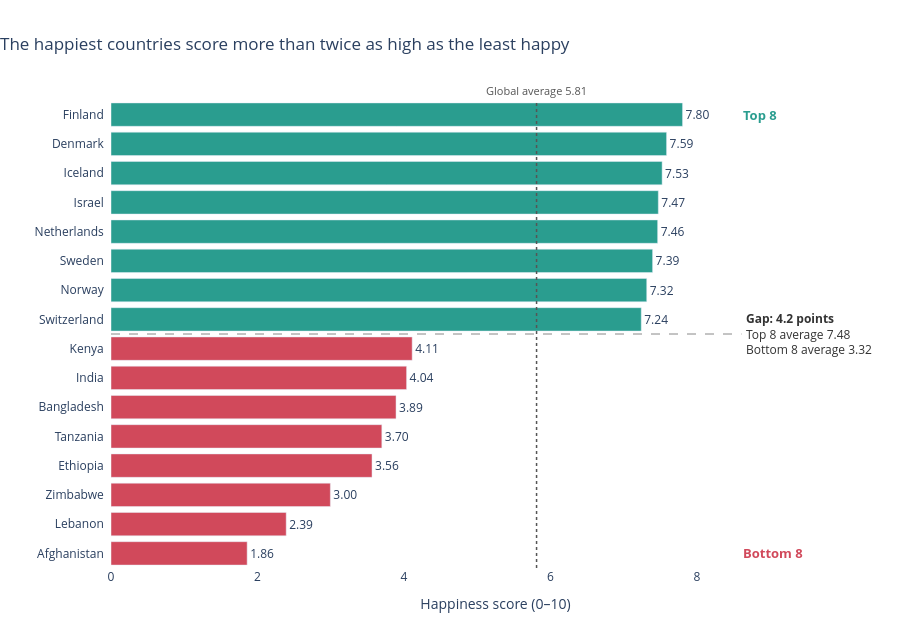

The notebook cell saved with this chart:
### Markdown cell above
---
## Task 2 — Bottom vs. Top: A Contrast Story

**What to build:** A bar chart that highlights the **gap between the happiest and least happy countries**, focusing on a specific insight.

**Requirements:**
- Show the **top 8 AND bottom 8 countries** together (16 bars total)
- Use **colour** to distinguish the two groups (not Plotly's default rainbow)
- Add a **visual separator or annotation** that emphasises the gap
- Insight title that tells the story of the gap

**Hint:** Use `pd.concat([df.nlargest(8,'Happiness_Score'), df.nsmallest(8,'Happiness_Score')])` to get both groups.

**Stretch goal:** Add a vertical reference line showing the global average.

### Code cell
# Task 2: Top 8 vs. Bottom 8 contrast
# ------------------------------------

# Step 1: Get top and bottom countries
top8 = df.nlargest(8, 'Happiness_Score').copy()
top8['Group'] = 'Top 8'
bottom8 = df.nsmallest(8, 'Happiness_Score').copy()
bottom8['Group'] = 'Bottom 8'

combined = pd.concat([bottom8, top8]).sort_values('Happiness_Score')
global_avg = df['Happiness_Score'].mean()
print(f"Global average: {global_avg:.2f}")

# Step 2: Build your chart
# Step 2: Build your chart
top_colour, bottom_colour = '#2A9D8F', '#D1495B'

fig = px.bar(
    combined,
    x='Happiness_Score',
    y='Country',
    orientation='h',
    color='Group',
    color_discrete_map={'Top 8': top_colour, 'Bottom 8': bottom_colour},
    text='Happiness_Score',
)

fig.update_traces(texttemplate='%{text:.2f}', textposition='outside', cliponaxis=False)

# Visual separator: dashed line between the two groups (bars 0-7 are the bottom 8)
fig.add_hline(y=7.5, line_dash='dash', line_color='#888', line_width=1)

# Annotation that states the size of the gap
top_mean = top8['Happiness_Score'].mean()
bottom_mean = bottom8['Happiness_Score'].mean()
fig.add_annotation(
    x=8.6, y=7.5, xanchor='left', showarrow=False, align='left',
    text=f'<b>Gap: {top_mean - bottom_mean:.1f} points</b><br>'
         f'Top 8 average {top_mean:.2f}<br>Bottom 8 average {bottom_mean:.2f}',
    font=dict(size=12, color='#333'), bgcolor='white', borderpad=4,
)

# Stretch goal: global average reference line
fig.add_vline(
    x=global_avg, line_dash='dot', line_color='#555', line_width=1.5,
    annotation_text=f'Global average {global_avg:.2f}',
    annotation_position='top',
    annotation_font=dict(size=11, color='#555'),
)

# Group labels in place of a legend
fig.add_annotation(x=8.6, y=15, xanchor='left', showarrow=False,
                   text='<b>Top 8</b>', font=dict(color=top_colour, size=13))
fig.add_annotation(x=8.6, y=0, xanchor='left', showarrow=False,
                   text='<b>Bottom 8</b>', font=dict(color=bottom_colour, size=13))

fig.update_layout(
    title=dict(
        text='The happiest countries score more than twice as high as the least happy',
        x=0, xanchor='left',
    ),
    xaxis=dict(title='Happiness score (0–10)', range=[0, 10.5], showgrid=False,
               tickvals=[0, 2, 4, 6, 8]),
    yaxis=dict(title='', ticksuffix='  ', categoryorder='array',
               categoryarray=combined['Country']),
    showlegend=False,
    plot_bgcolor='white',
    margin=dict(l=10, r=20, t=100, b=40),
    height=620,
)

fig.show()

### Figure 1 — Plotly figure (JSON) as saved in the notebook; plotly's stock layout.template omitted (floating-point values rounded to 4 significant figures)
{"data": [{"hovertemplate": "Group=Bottom 8<br>Happiness_Score=%{text}<br>Country=%{y}<extra></extra>", "legendgroup": "Bottom 8", "marker": {"color": "#D1495B", "pattern": {"shape": ""}}, "name": "Bottom 8", "orientation": "h", "showlegend": true, "text": [1.859, 2.392, 2.995, 3.564, 3.698, 3.892, 4.036, 4.112], "textposition": "outside", "x": [1.859, 2.392, 2.995, 3.564, 3.698, 3.892, 4.036, 4.112], "xaxis": "x", "y": ["Afghanistan", "Lebanon", "Zimbabwe", "Ethiopia", "Tanzania", "Bangladesh", "India", "Kenya"], "yaxis": "y", "type": "bar", "cliponaxis": false, "texttemplate": "%{text:.2f}"}, {"hovertemplate": "Group=Top 8<br>Happiness_Score=%{text}<br>Country=%{y}<extra></extra>", "legendgroup": "Top 8", "marker": {"color": "#2A9D8F", "pattern": {"shape": ""}}, "name": "Top 8", "orientation": "h", "showlegend": true, "text": [7.24, 7.315, 7.395, 7.464, 7.473, 7.525, 7.586, 7.804], "textposition": "outside", "x": [7.24, 7.315, 7.395, 7.464, 7.473, 7.525, 7.586, 7.804], "xaxis": "x", "y": ["Switzerland", "Norway", "Sweden", "Netherlands", "Israel", "Iceland", "Denmark", "Finland"], "yaxis": "y", "type": "bar", "cliponaxis": false, "texttemplate": "%{text:.2f}"}], "layout": {"xaxis": {"anchor": "y", "domain": [0.0, 1.0], "title": {"text": "Happiness score (0–10)"}, "range": [0, 10.5], "showgrid": false, "tickvals": [0, 2, 4, 6, 8]}, "yaxis": {"anchor": "x", "domain": [0.0, 1.0], "title": {"text": ""}, "ticksuffix": "  ", "categoryorder": "array", "categoryarray": ["Afghanistan", "Lebanon", "Zimbabwe", "Ethiopia", "Tanzania", "Bangladesh", "India", "Kenya", "Switzerland", "Norway", "Sweden", "Netherlands", "Israel", "Iceland", "Denmark", "Finland"]}, "legend": {"title": {"text": "Group"}, "tracegroupgap": 0}, "margin": {"t": 100, "l": 10, "r": 20, "b": 40}, "barmode": "relative", "shapes": [{"line": {"color": "#888", "dash": "dash", "width": 1}, "type": "line", "x0": 0, "x1": 1, "xref": "x domain", "y0": 7.5, "y1": 7.5, "yref": "y"}, {"line": {"color": "#555", "dash": "dot", "width": 1.5}, "type": "line", "x0": 5.811, "x1": 5.811, "xref": "x", "y0": 0, "y1": 1, "yref": "y domain"}], "annotations": [{"align": "left", "bgcolor": "white", "borderpad": 4, "font": {"color": "#333", "size": 12}, "showarrow": false, "text": "<b>Gap: 4.2 points</b><br>Top 8 average 7.48<br>Bottom 8 average 3.32", "x": 8.6, "xanchor": "left", "y": 7.5}, {"font": {"color": "#555", "size": 11}, "showarrow": false, "text": "Global average 5.81", "x": 5.811, "xanchor": "center", "xref": "x", "y": 1, "yanchor": "bottom", "yref": "y domain"}, {"font": {"color": "#2A9D8F", "size": 13}, "showarrow": false, "text": "<b>Top 8</b>", "x": 8.6, "xanchor": "left", "y": 15}, {"font": {"color": "#D1495B", "size": 13}, "showarrow": false, "text": "<b>Bottom 8</b>", "x": 8.6, "xanchor": "left", "y": 0}], "title": {"text": "The happiest countries score more than twice as high as the least happy", "x": 0, "xanchor": "left"}, "showlegend": false, "plot_bgcolor": "white", "height": 620}}
